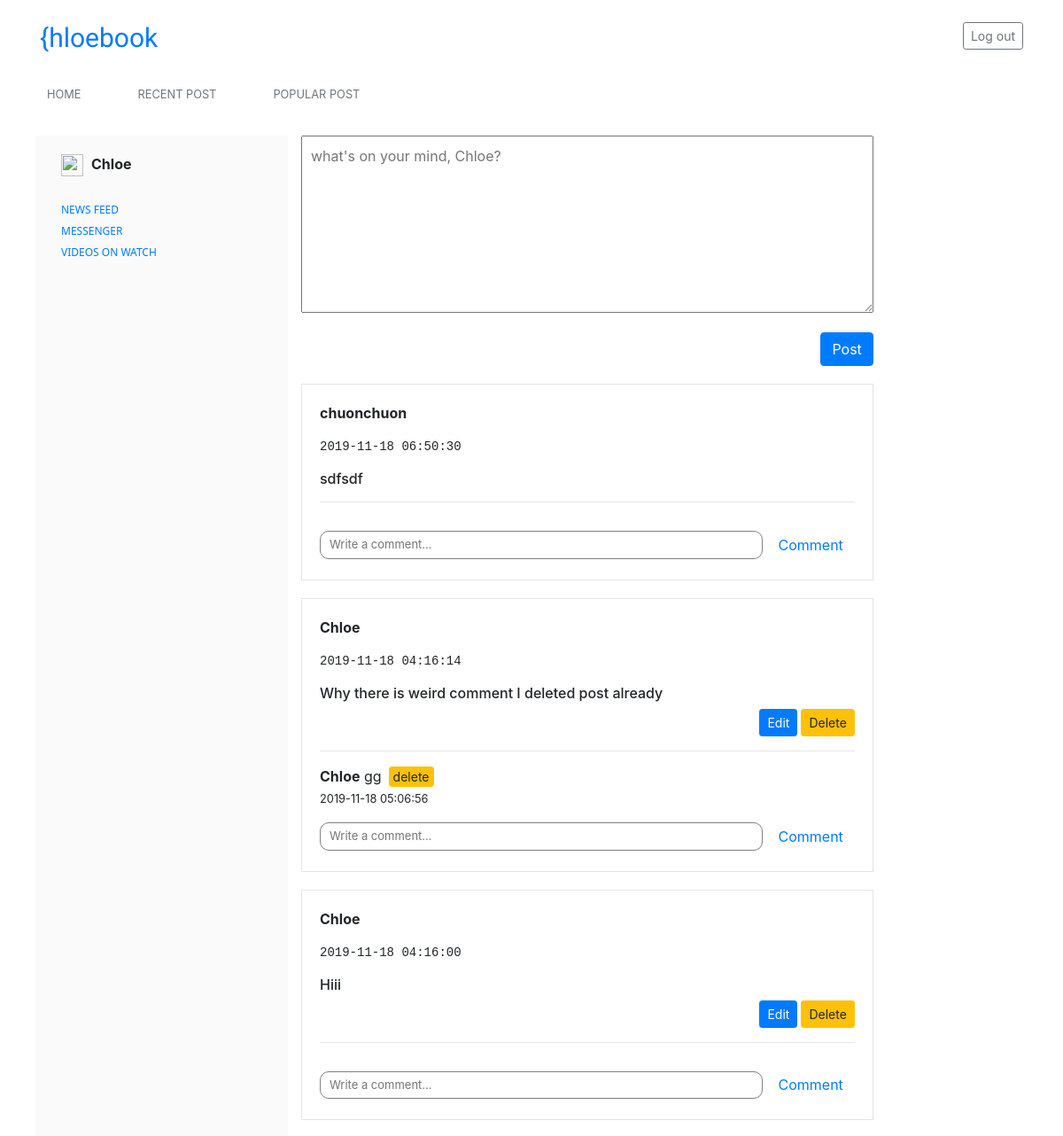
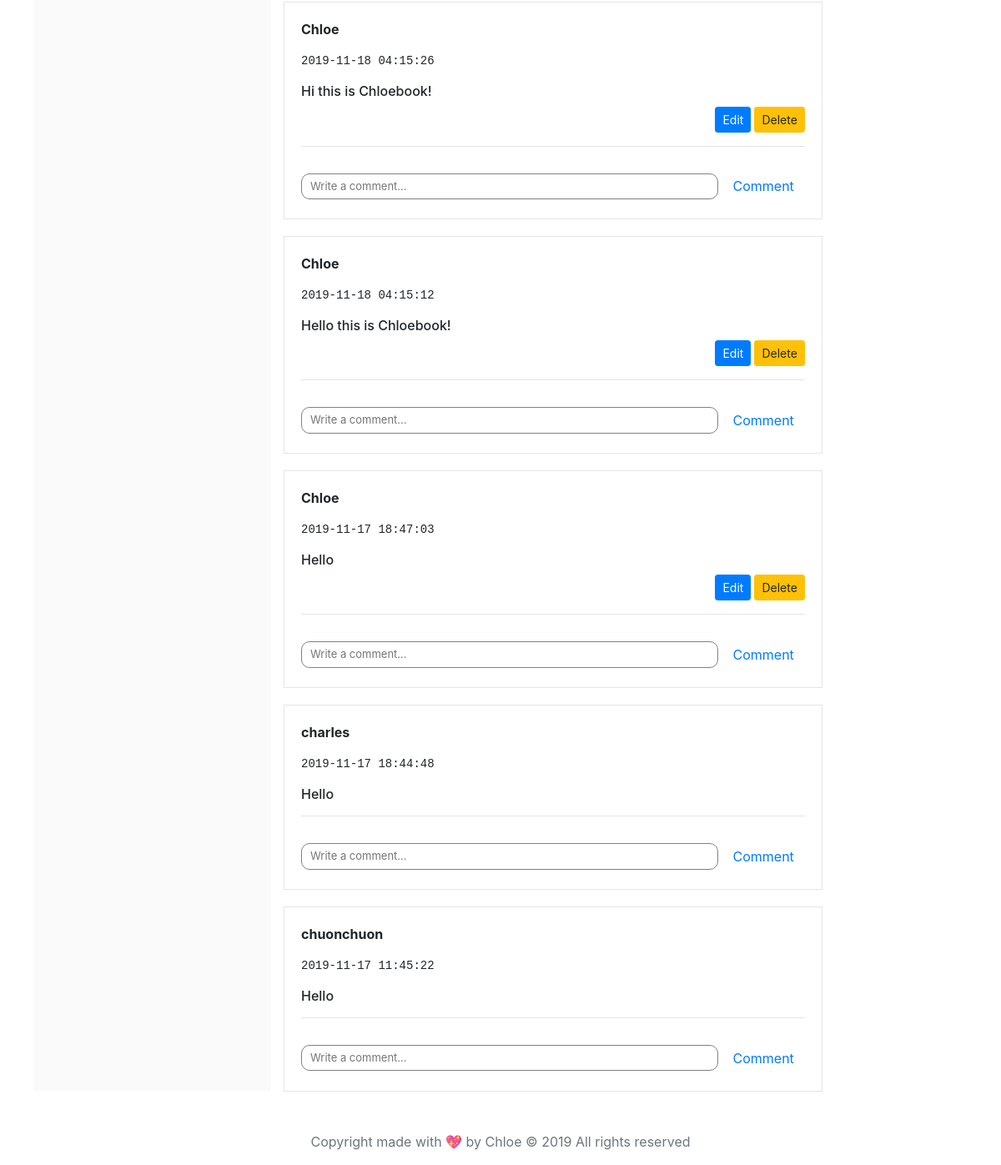
Page / (signed in) on the committed database (2 pictures, top to bottom).
### app.py (models this page shows, shortened)
class User(UserMixin, db.Model):
    __tablename__ = 'users'
    id = db.Column(db.Integer, primary_key=True)
    username = db.Column(db.String(20), nullable=False)
    email = db.Column(db.String(50), nullable=False, unique=True)
    password = db.Column(db.String, nullable=False, unique=False)

class Post(db.Model):
    __tablename__ = 'posts'
    id = db.Column(db.Integer, primary_key=True)
    body = db.Column(db.String, nullable=False)
    user_id = db.Column(db.Integer, nullable=False)
    created = db.Column(db.DateTime, server_default=db.func.now())
    updated = db.Column(db.DateTime, server_default=db.func.now(), server_onupdate=db.func.now())
    like_time = db.Column(db.Integer, default = 0)
    def comments(self):
        return Comments.query.filter_by(post_id=self.id).all()

class Comments(db.Model):
    __tablename__ = 'comments'
    id = db.Column(db.Integer, primary_key=True)
    body = db.Column(db.String, nullable=False)
    user_id = db.Column(db.Integer, nullable=False)
    post_id = db.Column(db.Integer, nullable=False)
    created_at = db.Column(db.DateTime, server_default=db.func.now())
    updated_at = db.Column(db.DateTime, server_default=db.func.now(), server_onupdate=db.func.now())

### app.py (the view)
@app.route('/', methods=["GET"])
@login_required
def root():
    posts = Post.query.order_by(Post.created.desc()).all()
    for post in posts:
        post.author = User.query.filter_by(id=post.user_id).first()
    return render_template("home.html", posts=posts)

### app.py (called while the page is built)
@login_manager.user_loader
def load_user(user_id):
    return User.query.get(user_id)

### templates/home.html (shortened to what this page needs)
{% extends 'base.html' %}
{% block content %}
<div class="row mt-4">
  <div class="col-3">
    &nbsp; <img src="https://uybor.uz/borless/avtobor/img/user-images/user_no_photo_300x300.png" width="25" height="25"
      alt="">&nbsp;
    <strong>{{current_user.username}}</strong>
    &nbsp; <a href="#" class="list">NEWS FEED</a>
    &nbsp; <a href="#" class="list mt-5">MESSENGER</a>
    &nbsp; <a href="#" class="list mt-5">VIDEOS ON WATCH</a>
  </div>
  <div clas="col-9">
    <form method='POST' class='create-post-form' action={{url_for('create_post')}}>
      <p class="card-text">
        <textarea class='create-post-input' name='body'
          placeholder="what's on your mind, {{current_user.username}}?"></textarea>
      </p>
      <button class='ml-auto d-block btn btn-primary' type='submit'>Post</button>
    </form>
    <div class='posts-container'>
      {% for post in posts %}
      <div class='single-post-container'>
        <strong>
          <p class="post-owner">{{post.author.username}}</p>
        </strong>
        <pre class="date">{{post.created}}</pre>
        <h6>{{post.body}}</h6>
        {% if post.author.id == current_user.id %}
        <div class="edit d-flex justify-content-end">
          <a href="{{url_for('single_post', id=post.id, action='edit')}}">
            <button type="button" class="btn btn-primary btn-sm mx-1"> Edit </button>
          </a>
          <form method="POST" action={{url_for('single_post', id=post.id, action='delete')}}>
            <button type="submit" class="btn btn-warning btn-sm"> Delete </button>
          </form>
        </div>
        {% endif %}
        <hr>
        <div class='single-post-footer'>
          {% for comment in post.comments() %}
          <form method="POST" action={{url_for('delete_comment', id=comment.id)}}>
            <div class="commentgrp d-flex align-items-center">
              <strong>{{current_user.username}}</strong>&nbsp;{{comment.body}} <br />
              <button class="btn btn-sm btn-warning p-0 px-1 mx-2"> delete </button>
            </div>
            <small> {{comment.created_at}}</small> <br />
          </form>
          {% endfor %}
          <form method="POST" action={{url_for('create_comment', post_id = post.id)}}>
            <input type="text" name="body" class="comment mt-3" placeholder="Write a comment..."> </input>
            <button class='btn btn-link'> Comment </button>
          </form>
        </div>
      </div>
      {% endfor %}
    </div>
  </div>
</div>
{% endblock %}

### static/style.css (style rules this page uses)
textarea { width: 100%; height: 200px; padding: 10px; }
.single-post-container { border: 1px solid rgba(0,0,0,.1); padding: 20px; margin-top: 20px; }
.comment { width: 500px; border-radius: 10px; border: 0.5px solid grey; padding: 5px; padding-left: 10px; font-size: 13px; }
.list { font-size: 12px; margin-top: 100px; font-weight: 500; font-family: 'Segoe UI', Tahoma, Geneva, Verdana, sans-serif; }
.col-3 { background-color: rgba(200,200, 200,.1); height: auto; margin-left: 10px; margin-right: 15px; padding: 20px; }

### rows in the picture
User: username "Chloe", body "what's on your mind, Chloe?"
Post: author.username "chuonchuon", created "2019-11-18 06:50:30", body "sdfsdf"
Post: author.username "Chloe", created "2019-11-18 04:16:14", body "Why there is weird comment I deleted post already"
Comments: body "gg", created_at "2019-11-18 05:06:56"
Post: author.username "Chloe", created "2019-11-18 04:16:00", body "Hiii"
Post: author.username "Chloe", created "2019-11-18 04:15:26", body "Hi this is Chloebook!"
Post: author.username "Chloe", created "2019-11-18 04:15:12", body "Hello this is Chloebook!"
Post: author.username "Chloe", created "2019-11-17 18:47:03", body "Hello"
Post: author.username "charles", created "2019-11-17 18:44:48", body "Hello"
Post: author.username "chuonchuon", created "2019-11-17 11:45:22", body "Hello"
